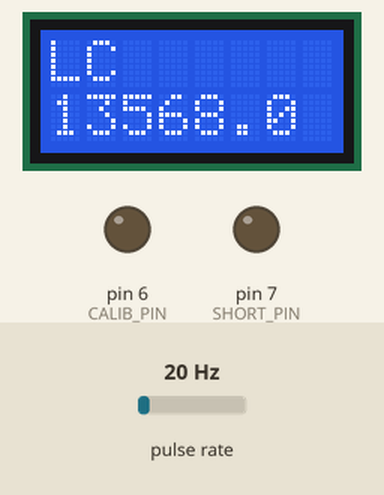
Simulated run of this sketch. Board: Arduino Uno, built with avr-gcc and run on an emulated ATmega328P. On the bench: 8×2 character LCD, output pins drawn as LEDs (lit = HIGH). Wiring (inferred from the names in the program): pulse sensor: data pin 8. Inputs (shaded band) come from the test bench; at power-on: pulse rate 20 Hz.

Above: at 2.1 s.
2.2 s: pulse rate (sensor on pin 8) set to 150 Hz
At 5.0 s:
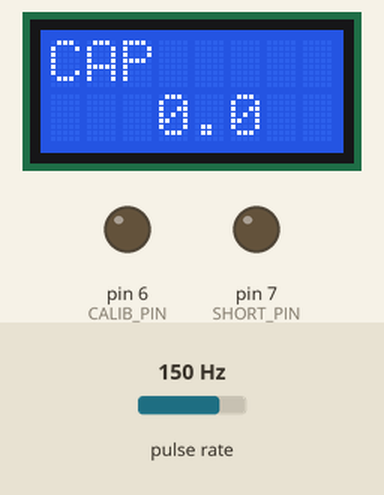
5.2 s: pulse rate (sensor on pin 8) set to 4 Hz
At 7.3 s:
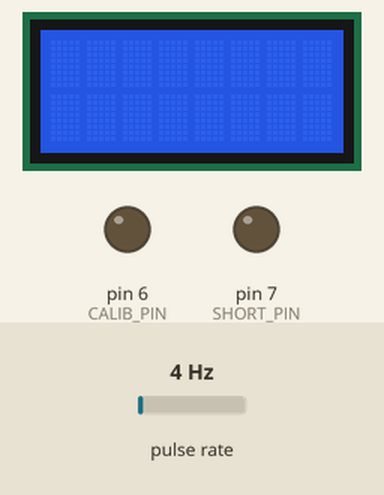
8.1 s: pulse rate (sensor on pin 8) set to 6 Hz
10.9 s: pulse rate (sensor on pin 8) set to 9 Hz
At 13.6 s:
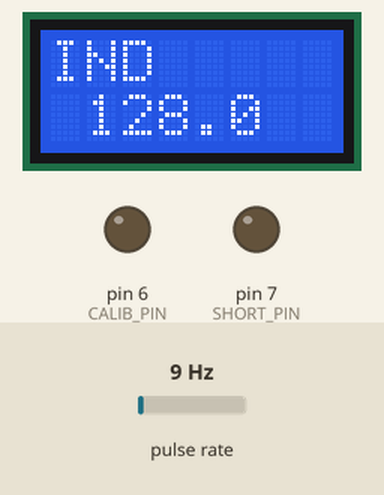
Timing chart, 0 to 14.9 s (numbered marks = the images above; inputs shaded):
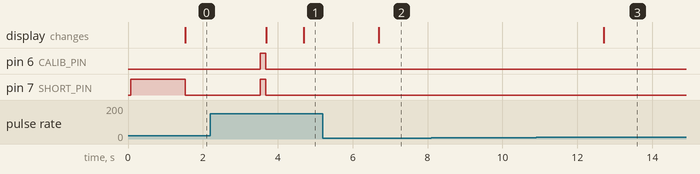

The sketch:

l_meter_debug.ino
```cpp
#include "Arduino.h"
#include <avr/interrupt.h>
#include <LiquidCrystal.h>

/*
 * Capture PWM signal generated on d6 pin by timer1 through d8 pin.
 * Put 100n capacitor between d6 and d8 pins.
 *
 * The AVR cannot reset the timer on capture event, so we let the timer continue count after capture interrunt
 * we handle timer overflow event and setup 17th bit in current_capture variable
 * When the capture interrupt fires again, we save ISR1 valut into curr_capture variable preserving 17th bit.
 * Then to get the pulse width we substract previous capture value
 */

const uint8_t CALIB_PIN     = 6;                // The reed switch that connect calibration capacitor
const uint8_t SHORT_PIN     = 7;                // The reed switch that shorts-up the internal LC cirquit
const uint8_t CAPTURE_PIN   = 8;                // Do not change, this is timer 1 capture pin
const uint8_t MODE_PIN      = 9;                // HIGH - Capacitance, LOW - inductance

// The LCD 0802 parallel interface
const uint8_t LCD_RS_PIN    = 4;
const uint8_t LCD_E_PIN     = 5;
const uint8_t LCD_DB4_PIN   = A0;
const uint8_t LCD_DB5_PIN   = A1;
const uint8_t LCD_DB6_PIN   = A2;
const uint8_t LCD_DB7_PIN   = A3;

// The buffer for pulse data
#define         BUFF_SZ     8
volatile static uint16_t    pulse[BUFF_SZ];
volatile static uint8_t     pulse_index = 0;    // Index of the pulse array
volatile static bool        pulse_ready = false;// The whole buffer has been filled
volatile static uint32_t    curr_capture  = 0;  // The current timer capture. 17-th bit can be setup by the overflow interrupt
volatile static uint16_t    prev_capture  = 0;  // Previuos value of timer captured value

// Oscillation periods for LC circuit and LC+Ccal. (with calibration capacitor) circuit, ticks
static double   ticks_LC    = 0.0;
static double   ticks_LCC   = 0.0;

const double    cal_cap_uF  = 0.001;                                    // The calibration capacitance (micro farads)
const double    four_pi_sq  = 39.4784176043574344753379639995;          // 4 * PI^2
const uint32_t  OPEN_TICKS  = 330000;                                   // The sum of ticks in the pulse[] when the circuit is open

LiquidCrystal lcd(LCD_RS_PIN, LCD_E_PIN, LCD_DB4_PIN, LCD_DB5_PIN, LCD_DB6_PIN, LCD_DB7_PIN);

void initCapture(void) {
    // Input Capture setup
    // ICNC1: Enable Input Capture Noise Canceler
    // ICES1: = 0 for trigger on falling edge
    // CS10:  = 1 set prescaler to 1x system clock (F_CPU)
    TCCR1A = 0;
    TCCR1B = (0<<ICNC1) | (0<<ICES1) | (1<<CS10);
    TCCR1C = 0;
    // Interrupt setup
    // ICIE1: Input capture
    // TOIE1: Timer1 overflow
    TIFR1 = (1<<ICF1) | (1<<TOV1);              // clear pending interrupts
    TIMSK1 = (1<<ICIE1) | (1<<TOIE1);           // enable interupts

    // Set up the Input Capture pin, ICP1, Arduino Uno pin 8
    pinMode(CAPTURE_PIN, INPUT);
    digitalWrite(CAPTURE_PIN, 0);               // floating may have 60 Hz noise on it.
}

// Timer1 overflow interrupt handler
ISR(TIMER1_OVF_vect) {
    curr_capture = 0x10000;                     // setup 17-th bit
}

// Capture interrupt handler
ISR(TIMER1_CAPT_vect) {
    TIMSK1 &= ~(1<<ICIE1);                      // Disable this interrupt handler
    curr_capture &= 0x10000;                    // Only 17th bit is matters, clear other bits
    curr_capture |= ICR1;                       // Load timer1 capture value
    pulse[pulse_index] = curr_capture - prev_capture;
    if (++pulse_index >= 8) {
        pulse_index = 0;
        pulse_ready = true;
    }
    prev_capture = curr_capture & 0xFFFF;
    TIMSK1 |= (1<<ICIE1);                       // Enable this interrupt handler
}

// Absolute difference of two positive values
uint16_t abs_diff(uint16_t a, uint16_t b) {
    if (a >= b) {
        return a - b;
    } else {
        return b - a;
    }
}

// Oscillation period, ticks
uint32_t oscTicksSumm(bool reset) {
    if (reset) {
        pulse_ready = pulse_index = 0;          // Clear up the buffer
        while (!pulse_ready) ;                  // Wait till the whole buffer has been filled up
    }
    uint32_t summ = 0;
    for (uint8_t i = 0; i < 10; ++i) {
        summ    = 0;
        uint16_t min_v  = 65535;
        uint16_t max_v  = 0;
        for (uint8_t i = 0; i < BUFF_SZ; ++i) {
            uint16_t p = pulse[i];
            if (p > max_v) max_v = p;
            if (p < min_v) min_v = p;
            summ += p;
        }
        if (abs_diff(min_v, max_v) < 100) break;
        lcd.clear();
        pulse_ready = pulse_index = 0;          // Clear up the buffer
        delay(1000);                            // Wait till the whole buffer has been filled up
    }
    return summ;
}

// The square of the period, microseconds^2. Argument - period in ticks
double periodSquare(double P) {
    P /= 16.0;                                  // Convert ticks to micro seconds
    P *= P;
    return P;
}

// Frequently used coefficient:  (P2^2 - P1^2) / P1^2
double pCoeff(double P1, double P2) {
    P1 *= P1;
    P2 *= P2;
    double r  = (P2 - P1) / P1;
    if (r < 0) r = 0;
    return r;
}

void calibrate(void) {
    while (true) {
        digitalWrite(SHORT_PIN, HIGH);              // Short the external socket
        delay(100);
        // Period of the internal oscillation circuit, ticks
        ticks_LC = (double)oscTicksSumm(true) / (double)BUFF_SZ;
        digitalWrite(CALIB_PIN, HIGH);              // Connect the calibration capacitor
        delay(100);
        // Period of the internal oscillation circuit plus calibration capacitor, ticks
        ticks_LCC = (double)oscTicksSumm(true) / (double)BUFF_SZ;
        digitalWrite(CALIB_PIN, LOW);               // Disconnect the calibration capacitor
        digitalWrite(SHORT_PIN, LOW);               // Open the external socket
        delay(100);
        if (ticks_LCC > ticks_LC) break;
        delay(1000);
    }
    while (!pulse_ready) ;                          // Wait till the whole buffer has been filled up
    double int_cap   = cal_cap_uF / pCoeff(ticks_LC, ticks_LCC);
}

void setup() {
    lcd.begin(8, 2);
    lcd.clear();
    pinMode(SHORT_PIN, OUTPUT);
    pinMode(CALIB_PIN, OUTPUT);
    digitalWrite(SHORT_PIN, LOW);
    digitalWrite(CALIB_PIN, LOW);
    pinMode(MODE_PIN, INPUT);
    initCapture();
    lcd.clear();
}

void printPeriod(const char *title, double p) {
    char buff[9];
    dtostrf(p, 6, 1, buff);
    uint8_t len = strlen(buff);
    buff[len]   = '\0';
    lcd.clear();
    lcd.print(title);
    lcd.setCursor(0, 1);
    lcd.print(buff);
}

void loop() {
    while (true) {
        digitalWrite(SHORT_PIN, HIGH);              // Short the external socket
        delay(100);
        // Period of the internal oscillation circuit, ticks
        ticks_LC = (double)oscTicksSumm(true) / (double)BUFF_SZ;
        digitalWrite(SHORT_PIN, LOW);
        printPeriod("LC", ticks_LC);
        delay(2000);

        digitalWrite(SHORT_PIN, HIGH);
        digitalWrite(CALIB_PIN, HIGH);              // Connect the calibration capacitor
        delay(100);
        // Period of the internal oscillation circuit plus calibration capacitor, ticks
        ticks_LCC = (double)oscTicksSumm(true) / (double)BUFF_SZ;
        digitalWrite(CALIB_PIN, LOW);               // Disconnect the calibration capacitor
        digitalWrite(SHORT_PIN, LOW);               // Open the external socket
        printPeriod("LCC", ticks_LCC);
        delay(1000);
        if (ticks_LCC > ticks_LC) break;
        delay(1000);
    }
    while (!pulse_ready) ;                          // Wait till the whole buffer has been filled up
    double int_cap   = cal_cap_uF / pCoeff(ticks_LC, ticks_LCC);
    printPeriod("CAP", int_cap);
    delay(2000);

    uint16_t ticks_new  = oscTicksSumm(false);// Period of the internal oscillation circuit plus external thing, ticks
    double ticks        = (double)ticks_new / (double)BUFF_SZ;
    printPeriod("IND", ticks);
    delay(5000);
}
```

Measured:
- the behaviour switches between 7 and 8 Hz on pulse rate (sensor on pin 8) (found by bisection; images 2 and 3)
- after the input at 5.2 s, the display: changes after 1.5 s (image 2)
- after the input at 8.1 s, every drawn part: stays the same
- after the input at 10.9 s, the display: changes after 1.8 s (image 3)
